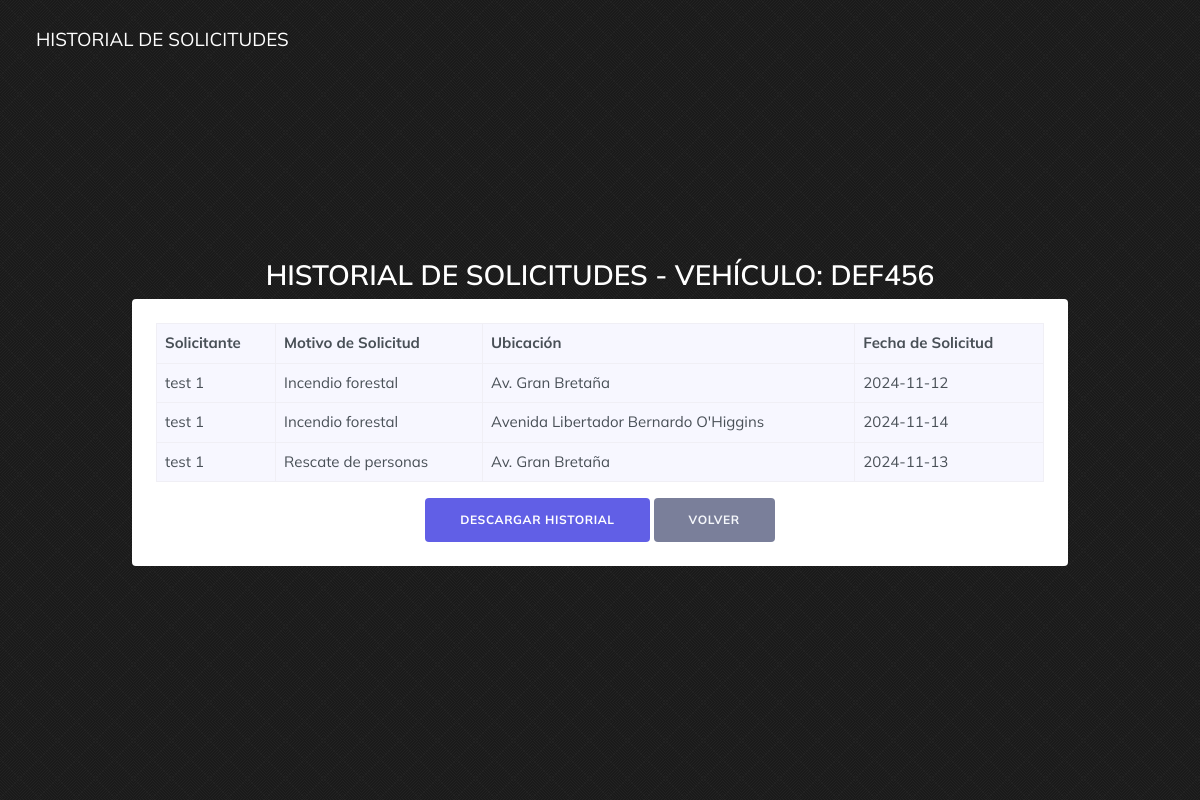
Page /Pagina/historial_solicitud_v.php?id=3 on the committed database.
### tables this page shows
CREATE TABLE `vehiculos` (
  `id` int(11) NOT NULL,
  `patente` varchar(10) NOT NULL,
  `tipo` varchar(50) NOT NULL,
  `modelo` varchar(50) DEFAULT NULL,
  `anno` int(11) DEFAULT NULL,
  `kilometraje_actual` int(11) DEFAULT NULL,
  `estado` varchar(50) DEFAULT NULL,
  `fecha_ingreso` date DEFAULT NULL
);

CREATE TABLE `vehiculos_solicitados` (
  `id` int(11) NOT NULL,
  `vehiculo_id` int(11) NOT NULL,
  `fecha_solicitud` date NOT NULL,
  `motivo_solicitud` text DEFAULT NULL,
  `usuario_id` int(11) NOT NULL,
  `ubicacion` varchar(255) DEFAULT NULL
);

CREATE TABLE `usuarios` (
  `id` int(11) NOT NULL,
  `nombre` varchar(100) NOT NULL,
  `apellido` varchar(100) NOT NULL,
  `email` varchar(100) NOT NULL,
  `contraseña` varchar(255) NOT NULL,
  `compania` varchar(100) DEFAULT NULL,
  `fecha_creacion` date DEFAULT NULL,
  `rol` int(11) DEFAULT NULL
);

### Pagina/historial_solicitud_v.php (the view, shortened to what this page needs)
<?php
include "modelo/conexion.php";
if (isset($_GET['id'])) {
    $vehiculo_id = $_GET['id'];
    $sql = $conexion->query("SELECT vs.*, u.nombre, u.apellido
                             FROM vehiculos_solicitados vs
                             JOIN usuarios u ON vs.usuario_id = u.id
                             WHERE vs.vehiculo_id = $vehiculo_id");
    $vehiculo_sql = $conexion->query("SELECT * FROM vehiculos WHERE id = $vehiculo_id");
    $vehiculo = $vehiculo_sql->fetch_object();
} else {
    echo "ID de vehículo no encontrado.";
    exit();
}
?>
<!DOCTYPE html>
<html lang="es">
<head>
    <link href="css/bootstrap.min.css" rel="stylesheet" type="text/css" />
    <link rel="stylesheet" href="https://cdn.jsdelivr.net/npm/bootstrap-icons@1.11.3/font/bootstrap-icons.min.css">
    <link href="css/style.min.css" rel="stylesheet" type="text/css" />
</head>
<body>
    <nav class="navbar navbar-expand-lg fixed-top navbar-custom sticky sticky-dark" id="navbar">
        <div class="container">
            <a class="navbar-brand">Historial de Solicitudes</a>
        </div>
    </nav>
    <section class="bg-login d-flex align-items-center">
        <div class="container">
            <div class="row justify-content-center mt-4">
                <div class="col-lg-10">
                    <div class="text-center page-heading">
                        <h1 class="text-white">Historial de Solicitudes - Vehículo: <?= $vehiculo->patente ?></h1>
                    </div>
                    <div class="bg-white p-4 rounded">
                        <div class="table-responsive">
                            <table class="table table-bordered">
                                <thead>
                                    <tr>
                                        <th scope="col">Solicitante</th>
                                        <th scope="col">Motivo de Solicitud</th>
                                        <th scope="col">Ubicación</th>
                                        <th scope="col">Fecha de Solicitud</th>
                                    </tr>
                                </thead>
                                <tbody>
                                    <?php
                                    if ($sql->num_rows > 0) {
                                        while ($datos = $sql->fetch_object()) { ?>
                                            <tr>
                                                <td><?= $datos->nombre ?> <?= $datos->apellido ?></td>
                                                <td><?= $datos->motivo_solicitud ?></td>
                                                <td><?= $datos->ubicacion ?></td>
                                                <td><?= $datos->fecha_solicitud ?></td>
                                            </tr>
                                        <?php }
                                    } else {
                                        echo "<tr><td colspan='4' class='text-center'>No se encontraron solicitudes reportadas para este vehículo.</td></tr>";
                                    }
                                    ?>
                                </tbody>
                            </table>
                        </div>
                        <div class="text-center">
                             <a href="controlador/pdf_solicitud.php?id=<?= $vehiculo_id ?>" target="_blank" class="btn btn-primary">Descargar Historial</a>
                            <a href="vehiculos_fallas.php" class="btn btn-secondary">Volver</a>
                        </div>
                    </div>
                </div>
            </div>
        </div>
    </section>
</body>
</html>

### rows in the picture
vehiculos: patente "DEF456"
vehiculos_solicitados: usuario.nombre "test", usuario.apellido "1", motivo_solicitud "Incendio forestal", ubicacion "Av. Gran Bretaña", fecha_solicitud "2024-11-12"
vehiculos_solicitados: usuario.nombre "test", usuario.apellido "1", motivo_solicitud "Incendio forestal", ubicacion "Avenida Libertador Bernardo O'Higgins", fecha_solicitud "2024-11-14"
vehiculos_solicitados: usuario.nombre "test", usuario.apellido "1", motivo_solicitud "Rescate de personas", ubicacion "Av. Gran Bretaña", fecha_solicitud "2024-11-13"
